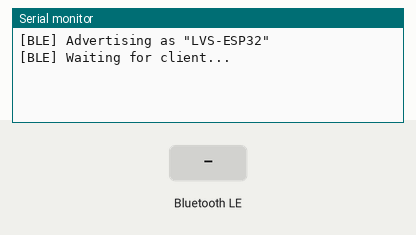
Bench run of a sketch on a simulated ESP32. Shown: the last lines printed to the serial monitor. The test bench sets the inputs (shaded band). Nothing arrives over Bluetooth unless stated; a phone connects over Bluetooth LE 3 s after start.

Above: at 1.2 s.
1.3 s: Bluetooth LE write "Battery;" received
At 2.4 s:
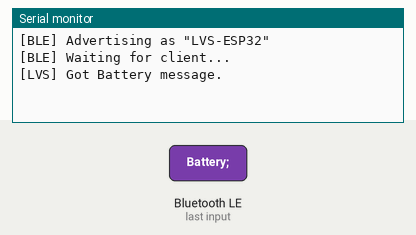
4.3 s: Bluetooth LE write "DeviceType;" received
At 4.7 s:
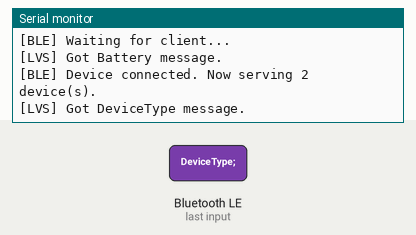

Measured:
- after the input at 1.3 s, the serial monitor: prints a new line at once (image 1)
- after the input at 4.3 s, the serial monitor: prints a new line at once (image 2)

The sketch:

firmware.ino
```cpp
#include <BLEDevice.h>
#include <BLEServer.h>
#include <BLEUtils.h>

#define DEVICE_NAME     "LVS-ESP32" // All Lovense toys start with "LVS-"
#define DEVICE_SERVICE  "45440001-0023-4BD4-BBD5-A6920E4C5653" // Service UUID of a Gush (ED01001)
#define DEVICE_CHAR_RX  "45440002-0023-4BD4-BBD5-A6920E4C5653" // Write Characteristic UUID of a Gush (ED01001)
#define DEVICE_CHAR_TX  "45440003-0023-4BD4-BBD5-A6920E4C5653" // Notify Characteristic UUID of a Gush (ED01001)


// BLE Write Characteristic to mimic the RX of a serial connection
BLECharacteristic   blecRX (DEVICE_CHAR_RX, BLECharacteristic::PROPERTY_WRITE | BLECharacteristic::PROPERTY_WRITE_NR);
// BLE Descriptor for blecRX
BLEDescriptor       bledRX (BLEUUID((uint16_t)0x2902));
// BLE Notify Characteristic to mimic the TX of a serial connection
BLECharacteristic   blecTX (DEVICE_CHAR_TX, BLECharacteristic::PROPERTY_NOTIFY);
// BLE Descriptor for blecTX
BLEDescriptor       bledTX (BLEUUID((uint16_t)0x2902));


// Public BLE stuff
BLEServer* server;
BLEService* service;
BLEAdvertising* advert;


// Method for handling Lovense messages
std::string lvsHandleMessage (std::string message, BLECharacteristic* blec);


// Start advertising ourselves
void startAdvertising () {
    server->getAdvertising()->start();
    Serial.println("[BLE] Waiting for client...");
}

// Server callbacks
class MyServerCallbacks: public BLEServerCallbacks {
    void onConnect(BLEServer* pServer) {
        Serial.printf("[BLE] Device connected. Now serving %i device(s).\n", pServer->getConnectedCount() + 1);
    };
    void onDisconnect(BLEServer* pServer) {
        Serial.printf("[BLE] Device disconnected. Now serving %i device(s).\n", pServer->getConnectedCount() - 1);
        startAdvertising();
    }
};

// Characterstic callbacks
class MyCharacteristicCallbacks : public BLECharacteristicCallbacks {
    void onWrite(BLECharacteristic* c) {
        std::string message = c->getValue();

        // Handle the message
        std::string response = lvsHandleMessage(message, c);

        // Return the response (if available)
        if (response.length() > 0) {
            blecTX.setValue(response);
            blecTX.notify();
        }

        //Serial.printf("[BLE] LVS Traffic: \"%s\" -> \"%s\"\n", message.c_str(), response.c_str());
    }
};


void setup() {
    Serial.begin(115200);
    Serial.println("");

    // Create the BLE Device
    BLEDevice::init(DEVICE_NAME);
    Serial.printf("[BLE] Advertising as \"%s\"\n", DEVICE_NAME);

    // Create the BLE Server
    server = BLEDevice::createServer();
    server->setCallbacks(new MyServerCallbacks());

    // Create the BLE Service
    service = server->createService(DEVICE_SERVICE);

    // Add the characteristics
    service->addCharacteristic(&blecRX);
    blecRX.addDescriptor(&bledRX);
    service->addCharacteristic(&blecTX);
    blecTX.addDescriptor(&bledTX);

    // Add necessary callbacks
    blecRX.setCallbacks(new MyCharacteristicCallbacks());

    // Start the service
    service->start();

    // Setup advertising
    BLEAdvertising* advert = BLEDevice::getAdvertising();
    advert->addServiceUUID(DEVICE_SERVICE);

    // Start advertising
    startAdvertising();
}

void loop() {}


std::string lvsHandleMessage (std::string message, BLECharacteristic* blec) {
    if (message == "Battery;") {
        Serial.println("[LVS] Got Battery message.");
        return "100;";

    } else if (message == "DeviceType;") {
        // This is a completely fake device type, but the app doesn't seem to care, so I'll leave it like this for now
        Serial.println("[LVS] Got DeviceType message.");
        return "ED:000:DEADBEEFDEAD";

    } else if (message.substr(0, 7) == "Vibrate") {
        // This probably turns the heap into swiss cheese
        int level = atoi(message.substr(8, message.length() - 9).c_str());

        Serial.printf("[LVS] Got Vibrate message. (level=%i)\n", level);

        // Acknowledge vibration level change
        return "OK;";
    }

    return "";
}
```
